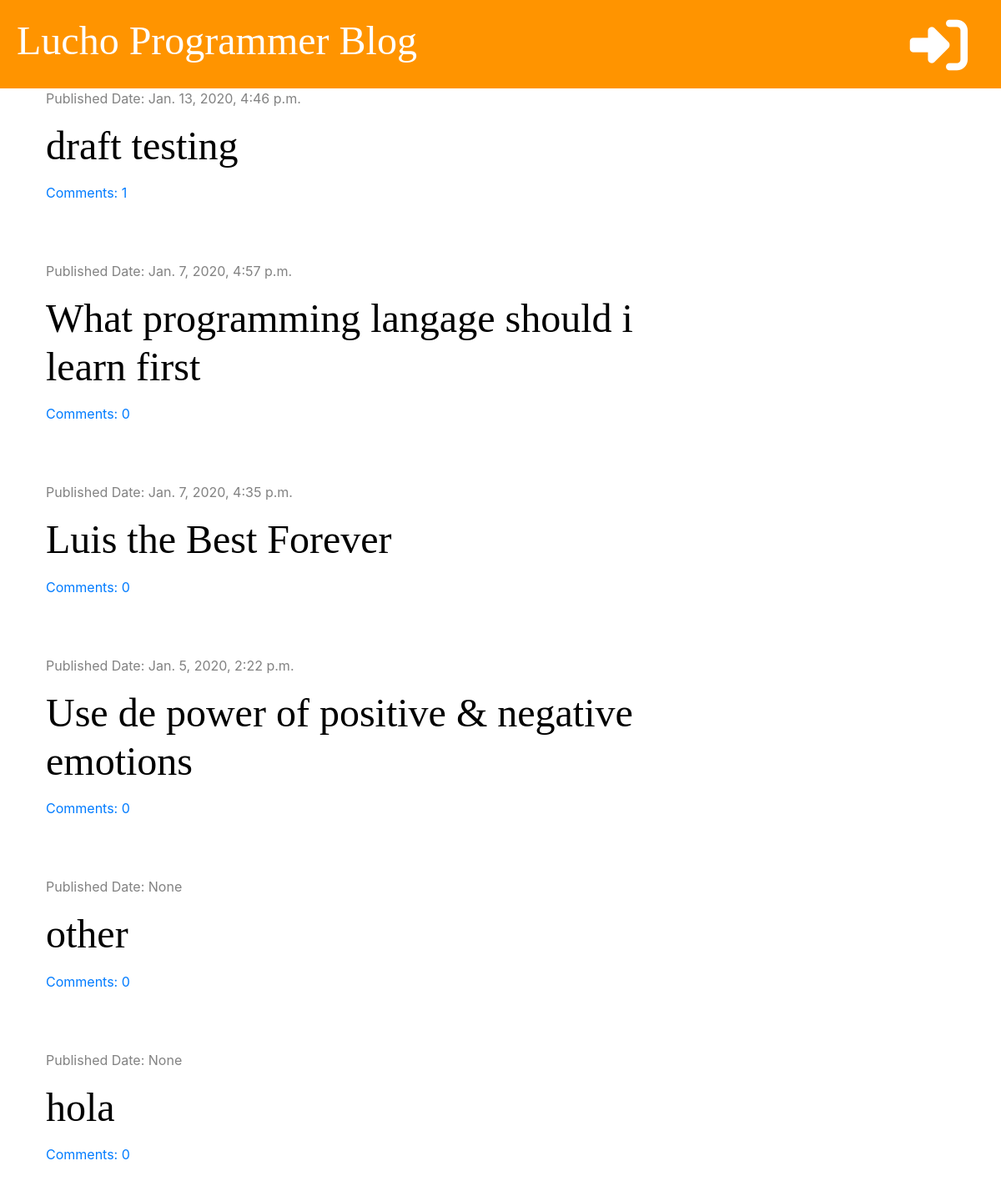
The app's page /, older data.
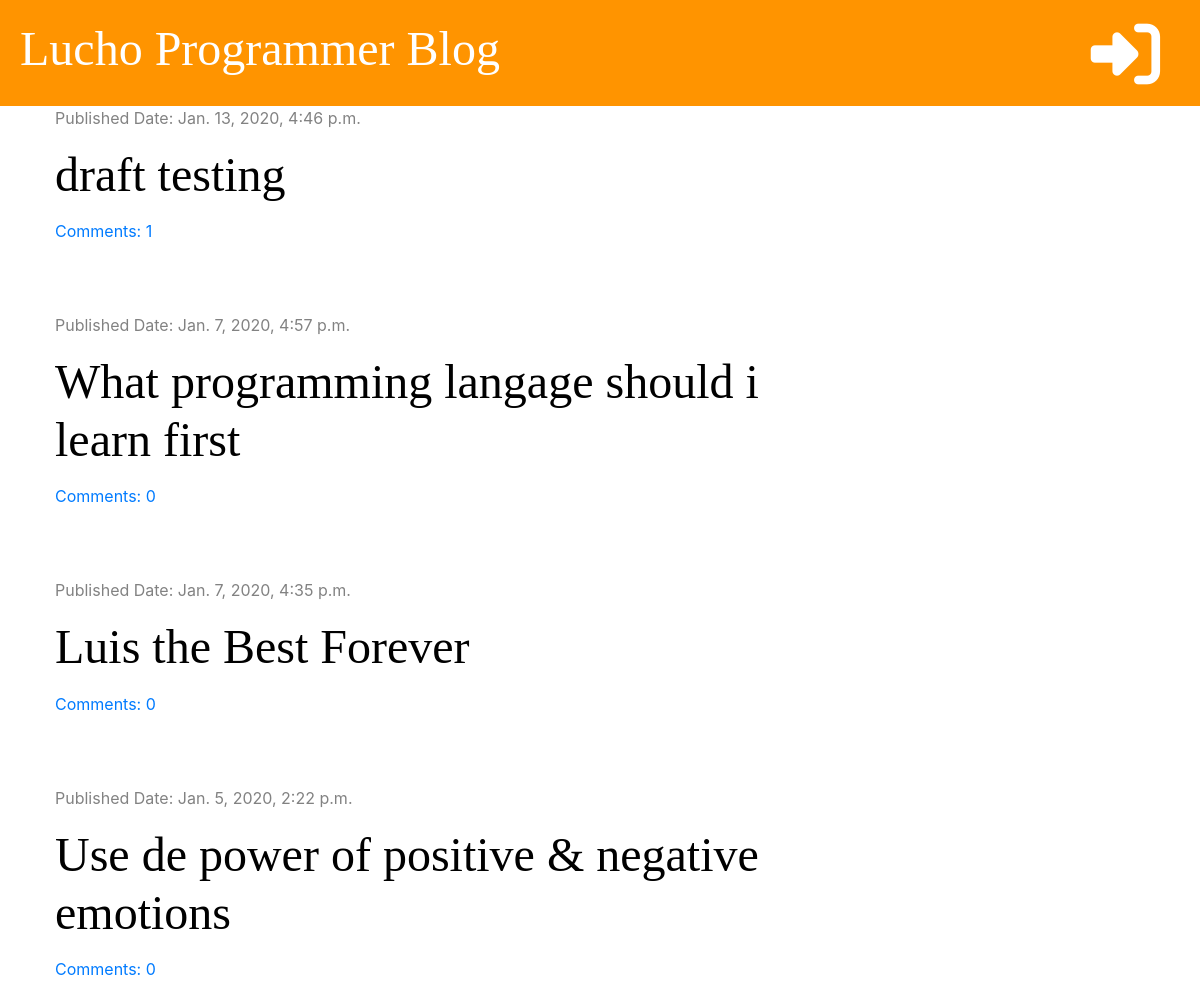
The same page, newer data.
### blog/models.py (models this page shows, shortened)
class Post(models.Model):
    author = models.ForeignKey('auth.User', on_delete=models.CASCADE)
    title = models.CharField(max_length=200)
    text = models.TextField()
    created_date = models.DateTimeField(default=timezone.now)
    published_date = models.DateTimeField(blank=True, null=True)
    def approved_comments(self):
        return self.comments.filter(approved=True)

### blog/views.py (the view)
# urls.py: path('', views.post_list, name='post_list'),
def post_list(request):
    posts = Post.objects.all().order_by('-published_date')
    stuff_for_frontend = {'posts': posts}
    return render(request, 'blog/post_list.html', stuff_for_frontend)

### blog/templatetags/markdownify.py (called while the page is built)
@register.filter
def markdown(value):
    renderer = HighlightRenderer()
    markdown = mistune.Markdown(renderer=renderer)
    return markdown(value)

### blog/templates/blog/post_list.html (shortened to what this page needs)
{% extends 'blog/base.html' %}
{% load markdownify %}
{% block content %}
    {% for post in posts %}
        <div class="post">
            <div class="date">
                <p>Published Date: {{ post.published_date }}</p>
            </div>
            <h1><a href="{% url 'post_detail' pk=post.pk %}">{{ post.title }}</a></h1>
            <a href="{% url 'post_detail' pk=post.pk %}">Comments: {{ post.approved_comments.count }}</a>
        </div>
    {% endfor %}
{% endblock %}

### blog/templates/blog/base.html (shortened to what this page needs)
{% load static %}
<!DOCTYPE html>
<html lang="en">
<head>
    <link rel="stylesheet" href="https://stackpath.bootstrapcdn.com/bootstrap/4.3.1/css/bootstrap.min.css">
    <link rel="stylesheet" href="{% static 'css/blog.css' %}">
    <link rel="stylesheet" href="{% static 'css/zenburn.css' %}">
</head>
<body>
    <div class="page-header">
        {% if user.is_authenticated %}
            <a href="{% url 'post_draft_list' %}" class="top-menu"><i class="fab fa-firstdraft fa-2x" style="color: white;"></i></a>
            <a href="{% url 'post_new' %}" class="top-menu"><i class="fa fa-plus fa-2x" style="color: white;"></i></a>
            <p class="top-menu">Hello {{ user.username }} <small>(<a href="{% url 'logout' %}">Log out</a>)</small></p>
        {% else %}
            <a href="{% url 'login' %}" class="top-menu"><i class="fas fa-sign-in-alt fa-2x"></i></a>
        {% endif %}
        <h1><a href="/">Lucho Programmer Blog</a></h1>
    </div>
    <div class="content container">
        <div class="row">
            <div class="col-md-8">
            {% block content %}
            {% endblock %}
            </div>
        </div>
    </div>
</body>
</html>

### blog/static/css/blog.css (style rules this page uses)
.page-header { background-color: #ff9400; margin-top: 0; padding: 20px 20px 20px 20px; }
.page-header h1 a { color: #ffffff; font-size: 36pt; text-decoration: none; }
.content { margin-left: 40px; }
h1, h2, h3, h4 { font-family: 'Tangerine', 'Inconsolata', 'Droid Sans', serif; font-size: 48px; }
.date { color: #828282 }
.post { margin-bottom: 70px; }
.post h1 a { color: black; }
.top-menu { color: white; float: right; font-size: 26pt; margin-right: 20px; }

Row changes from the older to the newer data that the page shows:
removed Post: published_date "None", title "other", approved_comments.count "0"
removed Post: published_date "None", title "hola", approved_comments.count "0"
